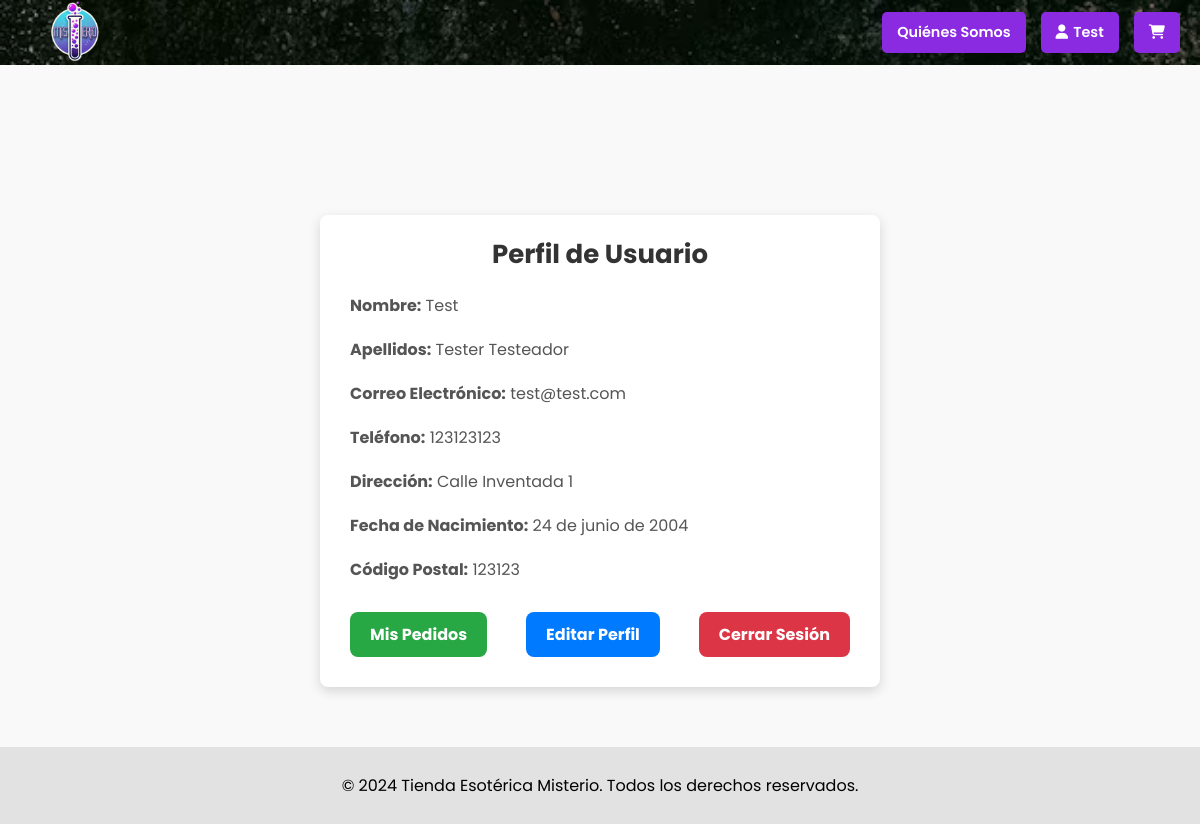
The page /perfil/ (signed in) on the database its author committed.
### tiendaEsoterica/models.py (models this page shows, shortened)
class Perfil(models.Model):
    user = models.OneToOneField(User, on_delete=models.CASCADE)
    telefono = models.CharField(max_length=15, blank=True, null=True)
    direccion = models.CharField(max_length=255, blank=True, null=True)
    fecha_nacimiento = models.DateField(blank=True, null=True)
    codigo_postal = models.CharField(max_length=10, blank=True, null=True)
    preferencias_esotericas = models.TextField(blank=True, null=True)  # Asegúrate de definir este campo si es necesario

### tiendaEsoterica/views.py (the view)
# urls.py: path('perfil/', views.perfil, name='perfil'),
@login_required
def perfil(request):
    if request.user.is_superuser:
        return HttpResponseRedirect(reverse('admin:index'))  # Redirigir al panel de administración
    try:
        perfil = Perfil.objects.get(user=request.user)
    except Perfil.DoesNotExist:
        return redirect('crear_perfil')  # Ajusta esta ruta según tus necesidades
    return render(request, 'perfil.html', {'perfil': perfil})

### tiendaEsoterica/templates/perfil.html (shortened to what this page needs)
{% extends 'base-minimal.html' %}
{% load static %}
{% block content %}
<link rel="stylesheet" href="{% static 'css/perfil.css' %}">
<div class="profile-container">
    <h2>Perfil de Usuario</h2>
    <p><strong>Nombre:</strong> {{ request.user.first_name }}</p>
    <p><strong>Apellidos:</strong> {{ request.user.last_name }}</p>
    <p><strong>Correo Electrónico:</strong> {{ request.user.email }}</p>
    <p><strong>Teléfono:</strong> {{ perfil.telefono }}</p>
    <p><strong>Dirección:</strong> {{ perfil.direccion }}</p>
    <p><strong>Fecha de Nacimiento:</strong> {{ perfil.fecha_nacimiento }}</p>
    <p><strong>Código Postal:</strong> {{ perfil.codigo_postal }}</p>
    <div class="profile-buttons">
        <a href="{% url 'mis_pedidos' %}" class="btn btn-success">Mis Pedidos</a>
        <a href="{% url 'editar_perfil' %}" class="btn btn-primary">Editar Perfil</a>
        <form method="post" action="{% url 'logout' %}" class="logout-form">
            <button type="submit" class="btn btn-danger">Cerrar Sesión</button>
        </form>
    </div>
</div>
{% endblock %}

### tiendaEsoterica/templates/base-minimal.html (shortened to what this page needs)
<!DOCTYPE html>
{% load static %}
<html lang="en">
<head>
    <link rel="stylesheet" href="{% static 'css/register.css' %}">
    <link rel="stylesheet" href="{% static 'css/Perfil.css' %}">
    <link rel="stylesheet" href="https://cdnjs.cloudflare.com/ajax/libs/font-awesome/6.5.1/css/all.min.css">
    <link rel="stylesheet" href="{% static 'css/base.css' %}">
    <link rel="stylesheet" href="https://cdnjs.cloudflare.com/ajax/libs/noUiSlider/15.5.0/nouislider.min.css">
</head>
<body>
    <div class="wrapper">
        <header>
            <nav class="appnavbar">
                <div class="logo">
                    <a href="{% url 'inicio' %}">
                        <img src="{% static 'images/logoMisterio.png' %}" alt="Logo">
                    </a>
                </div>
                <div class="nav-links">
                    <a href="{% url 'quienes_somos' %}"  class="button cesta-button">Quiénes Somos</a>
                    {% if user.is_authenticated %}
                    <a href="/perfil/" class="button">
                        <i class="fa-solid fa-user" style="margin-right: 5px;"></i>
                        {{ user.first_name }}
                    </a>
                    {% else %}
                    <a href="/login/" class="button">
                        <i class="fa-solid fa-user"></i>
                    </a>
                    {% endif %}
                    <a href="/carrito" class="button cesta-button">
                        <i class="fa-solid fa-cart-shopping"></i>
                    </a>
                </div>
            </nav>
        </header>
        <main>
            {% block content %}
            {% endblock %}
        </main>
        <footer>
            <p>&copy; 2024 Tienda Esotérica Misterio. Todos los derechos reservados.</p>
        </footer>
    </div>
</body>
</html>

### static/css/register.css (style rules this page uses)
html, body { height: 100%; margin: 0; padding: 0; overflow: auto; background-color: #e2e2e2; color: #2e2a47; }
h2 { font-size: 26px; font-weight: bold; margin-bottom: 20px; text-align: center; }

### static/css/perfil.css (style rules this page uses)
.profile-container { background: #fff; padding: 30px; border-radius: 8px; box-shadow: 0 4px 12px rgba(0, 0, 0, 0.15); max-width: 500px; margin: 40px auto; }
.profile-container h2 { text-align: center; color: #333; margin-bottom: 20px; margin-top: -10px; }
.profile-container p { font-size: 16px; line-height: 1.5; margin-bottom: 10px; color: #555; }
.profile-container p { font-size: 16px; line-height: 1.5; margin-bottom: 20px; color: #555; }
.profile-buttons { display: flex; justify-content: space-between; margin-top: 30px; }
.profile-buttons .btn { margin: 0; }
.btn { display: inline-block; padding: 10px 20px; margin-top: 10px; font-size: 16px; font-weight: bold; text-align: center; border: none; border-radius: 8px; text-decoration: none; color: #fff; transition: background-color 0.3s ease, box-shadow 0.3s ease; }
.btn-primary { background-color: #007bff; }
.btn-success { background-color: #28a745; }
.btn-danger { background-color: #dc3545; }
.logout-form { margin: 0; display: inline; }
.logout-form button { all: unset; display: inline-block; padding: 10px 20px; font-size: 16px; font-weight: bold; text-align: center; border: none; border-radius: 8px; text-decoration: none; color: #fff; background-color: #dc3545; transition: background-color 0.3s ease, box-shadow 0.3s ease; cursor: pointer; }

### static/css/base.css (style rules this page uses)
html, body { height: 100%; margin: 0; padding: 0; font-family: 'Poppins', sans-serif; background-color: #f9f9f9; }
.wrapper { display: flex; flex-direction: column; min-height: 100vh; }
header { background: #000; color: #fff; text-align: center; width: 100%; z-index: 10; position: relative; height: 65px; overflow: visible; }
nav.appnavbar { display: flex; justify-content: space-between; align-items: center; padding: 0 20px; background-image: url("../images/fondoNav.png"); background-size: cover; background-position: center; height: 100%; }
nav.appnavbar .logo img { height: 90px; width: auto; position: absolute; top: -12px; left: 30px; }
nav.appnavbar .nav-links { display: flex; gap: 15px; }
nav.appnavbar .nav-links a { color: #fff; text-decoration: none; padding: 10px 15px; border-radius: 5px; transition: background-color 0.3s; }
main { flex: 1; padding: 20px; margin-top: calc(var(--header-height, 90px)); }
footer { background-color: #e2e2e2; color: #000; text-align: center; padding: 10px 0; bottom: 0; left: 0; width: 100%; }
.button { background-color: #8a2be2; color: #fff; padding: 0.5rem 1rem; border: none; border-radius: 5px; text-decoration: none; font-weight: 600; display: flex; align-items: center; transition: background-color 0.3s; font-size: 0.9rem; }
.cesta-button { display: flex; align-items: center; }
.button { transition: all 0.3s ease; }

### rows shown on the page
Perfil: telefono "123123123", direccion "Calle Inventada 1", fecha_nacimiento "24 de junio de 2004", codigo_postal "123123"

### other values the page prints
{{ user.first_name }} "Test"
{{ request.user.first_name }} "Test"
{{ request.user.last_name }} "Tester Testeador"
{{ request.user.email }} "test@test.com"
